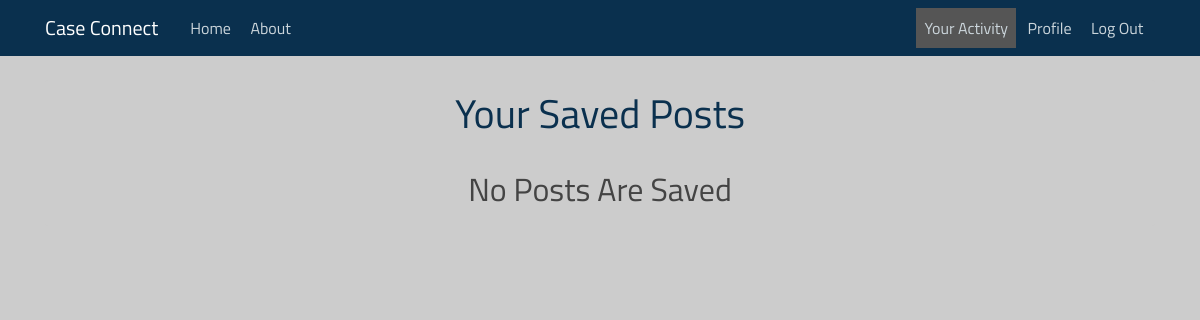
Page /saved/ (signed in) on the earlier database version.
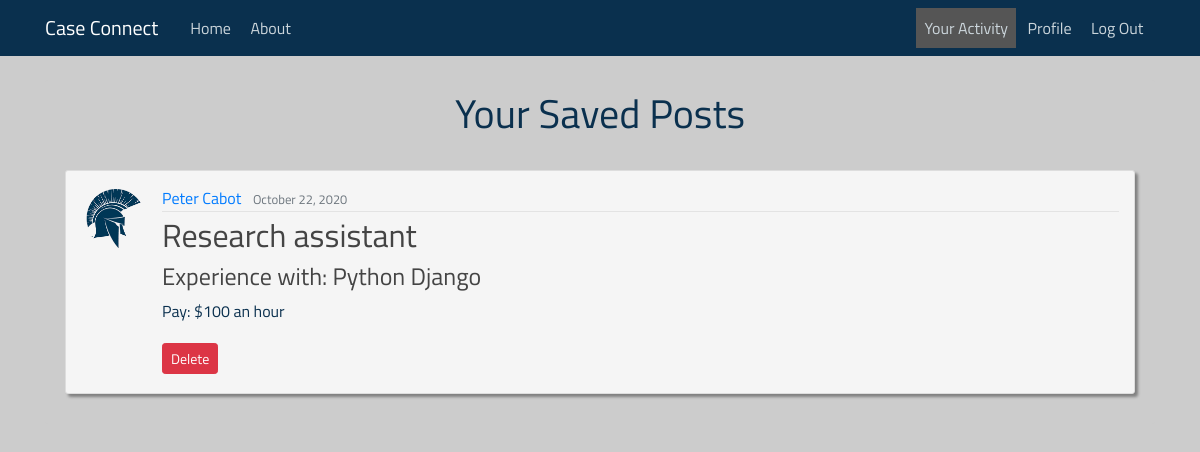
Same page on the later database version.
### case_connecting/models.py (models this page shows, shortened)
class Save(models.Model):
    user = models.ForeignKey(User, on_delete=models.CASCADE)
    post = models.ForeignKey(Post, on_delete=models.CASCADE)
    date_saved = models.DateTimeField(default=timezone.now)

class Post(models.Model):
    recruiter = models.ForeignKey(User, on_delete=models.CASCADE)
    position = models.CharField(max_length=200)
    knowledge = models.CharField(max_length=200)
    content = models.TextField()
    pay = models.CharField(max_length=200)
    date_posted = models.DateTimeField(default=timezone.now)

### users/models.py (models this page shows, shortened)
class Profile(models.Model):
    user = models.OneToOneField(User, on_delete=models.CASCADE)
    image = models.ImageField(default='default.jpg', upload_to='profile_pics')
    resume = models.FileField(default=None, upload_to='resumes')

### case_connecting/views.py (the view)
class SavedListView(LoginRequiredMixin, ListView):
    model = Save
    context_object_name = 'saved_posts'
    paginate_by = 8
    def get_queryset(self):
        request_user = self.request.user
        return Save.objects.filter(user=request_user).order_by('-date_saved')

### templates/case_connecting/saved.html (shortened to what this page needs)
{% extends "case_connecting/base.html" %}
{% load static %}
{% block content %}
<head>
    <link rel="stylesheet" type="text/css" href="{% static 'case_connecting/activity.css' %}">
</head>
    <div class="content-section" id="posting-list">
        <div>
            <h1>Your Saved Posts</h1>
            <br>
        </div>
        {% if not saved_posts %}
            <div>
                <h2 class="none-to-show">No Posts Are Saved</h2>
            </div>
        {% endif %}
        {% for saved_post in saved_posts %}
        <article class="media content-section" id="post">
        <img class="rounded-circle article-img" src="{{ saved_post.post.recruiter.profile.image.url }}">
              <div class="media-body">
                <div class="article-metadata">
                  <a class="mr-2" href="{% url 'user-posts' saved_post.post.recruiter.username %}">{{ saved_post.post.recruiter.get_full_name }}</a>
                  <small class="text-muted">{{ saved_post.post.date_posted|date:"F d, Y" }}</small>
                </div>
                <h2><a class="article-title" href="{% url 'post-detail' saved_post.post.id %}">{{ saved_post.post.position }}</a></h2>
                  <h4>Experience with: {{ saved_post.post.knowledge }}</h4>
                  <p class="article-content">Pay: {{ saved_post.post.pay }}</p>
                    <a class="btn btn-danger btn-sm mt-1 mb-1 btn-sm" href="{% url 'post-unsave' saved_post.id %}">Delete</a>
              </div>
            </article>
        {% endfor %}
    </div>
{% endblock %}

Differences in the rows shown:
added Save: post.recruiter.profile.image (placeholder picture), post.recruiter.get_full_name "Peter Cabot", post.date_posted "October 22, 2020", post.position "Research assistant", post.knowledge "Python Django", post.pay "$100 an hour"
Other differences:
text no longer shown: "No Posts Are Saved"
